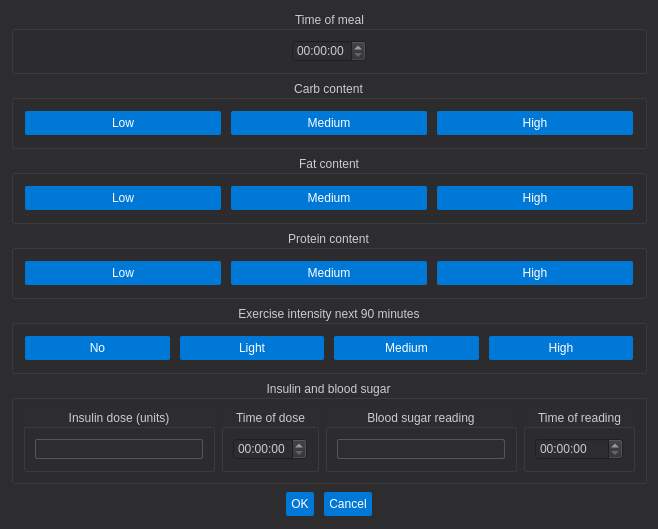
<?xml version="1.0" encoding="UTF-8"?>
<ui version="4.0">
 <class>daily_dialog</class>
 <widget class="QDialog" name="daily_dialog">
  <property name="geometry">
   <rect>
    <x>0</x>
    <y>0</y>
    <width>658</width>
    <height>517</height>
   </rect>
  </property>
  <property name="windowTitle">
   <string>Dialog</string>
  </property>
  <property name="layoutDirection">
   <enum>Qt::LeftToRight</enum>
  </property>
  <property name="styleSheet">
   <string notr="true">QWidget {
    background-color: #2D2D30;
    color: #CCCCCC;
}

QLabel, QCheckBox {
    color: #D0D0D0;
}

QPushButton {
    background-color: #0078D7; /* Adjust the color code to match the blue you desire */
    color: white;
    border: none;
    border-radius: 2px;
    padding: 5px;
    margin: 2px;
    text-align: center;
}

QPushButton:hover {
    background-color: #005FA3;
}

QPushButton:pressed {
    background-color: #003A70;
}

QPushButton:disabled {
    background-color: #004C99;
    color: #7F7F7F;
}

QLineEdit {
    background-color: #2D2D30;
    border: 1px solid #555;
    border-radius: 2px;
    color: #D0D0D0;
    padding: 1px;
}

QRadioButton::indicator {
    border: 1px solid #555;
    width: 14px;
    height: 14px;
    border-radius: 7px;
    background-color: #2D2D30;
}

QRadioButton::indicator:checked {
    background-color: #3A3A3C;
    border: 1px solid #3A3A3C;
}

QRadioButton {
    spacing: 5px;
}

QSlider::groove:horizontal {
    border: 1px solid #444;
    height: 8px;
    background: #2D2D30;
    margin: 2px 0;
}

QSlider::handle:horizontal {
    background: #3A3A3C;
    border: 1px solid #5C5C5C;
    width: 18px;
    margin: -2px 0;
    border-radius: 9px;
}

QSlider::add-page:horizontal {
    background: #555;
}

QSlider::sub-page:horizontal {
    background: #3A3A3C;
}
</string>
  </property>
  <layout class="QVBoxLayout" name="verticalLayout">
   <item>
    <widget class="QGroupBox" name="groupBox_time_of_meal">
     <property name="title">
      <string>Time of meal</string>
     </property>
     <property name="alignment">
      <set>Qt::AlignCenter</set>
     </property>
     <layout class="QGridLayout" name="gridLayout_5">
      <item row="0" column="1">
       <widget class="QTimeEdit" name="timeEdit_time_of_meal">
        <property name="calendarPopup">
         <bool>false</bool>
        </property>
        <property name="timeSpec">
         <enum>Qt::LocalTime</enum>
        </property>
       </widget>
      </item>
      <item row="0" column="0">
       <spacer name="horizontalSpacer">
        <property name="orientation">
         <enum>Qt::Horizontal</enum>
        </property>
        <property name="sizeHint" stdset="0">
         <size>
          <width>40</width>
          <height>20</height>
         </size>
        </property>
       </spacer>
      </item>
      <item row="0" column="2">
       <spacer name="horizontalSpacer_2">
        <property name="orientation">
         <enum>Qt::Horizontal</enum>
        </property>
        <property name="sizeHint" stdset="0">
         <size>
          <width>40</width>
          <height>20</height>
         </size>
        </property>
       </spacer>
      </item>
     </layout>
    </widget>
   </item>
   <item>
    <widget class="QGroupBox" name="groupBox">
     <property name="title">
      <string>Carb content</string>
     </property>
     <property name="alignment">
      <set>Qt::AlignCenter</set>
     </property>
     <layout class="QHBoxLayout" name="horizontalLayout">
      <item>
       <widget class="QPushButton" name="pb_carb_low">
        <property name="text">
         <string>Low</string>
        </property>
       </widget>
      </item>
      <item>
       <widget class="QPushButton" name="pb_carb_medium">
        <property name="text">
         <string>Medium</string>
        </property>
       </widget>
      </item>
      <item>
       <widget class="QPushButton" name="pb_carb_high">
        <property name="text">
         <string>High</string>
        </property>
       </widget>
      </item>
     </layout>
    </widget>
   </item>
   <item>
    <widget class="QGroupBox" name="groupBox_2">
     <property name="title">
      <string>Fat content</string>
     </property>
     <property name="alignment">
      <set>Qt::AlignCenter</set>
     </property>
     <layout class="QHBoxLayout" name="horizontalLayout_2">
      <item>
       <widget class="QPushButton" name="pb_fat_low">
        <property name="text">
         <string>Low</string>
        </property>
       </widget>
      </item>
      <item>
       <widget class="QPushButton" name="pb_fat_medium">
        <property name="text">
         <string>Medium</string>
        </property>
       </widget>
      </item>
      <item>
       <widget class="QPushButton" name="pb_fat_high">
        <property name="text">
         <string>High</string>
        </property>
       </widget>
      </item>
     </layout>
    </widget>
   </item>
   <item>
    <widget class="QGroupBox" name="groupBox_3">
     <property name="title">
      <string>Protein content</string>
     </property>
     <property name="alignment">
      <set>Qt::AlignCenter</set>
     </property>
     <layout class="QHBoxLayout" name="horizontalLayout_3">
      <item>
       <widget class="QPushButton" name="pb_protein_low">
        <property name="text">
         <string>Low</string>
        </property>
       </widget>
      </item>
      <item>
       <widget class="QPushButton" name="pb_protein_medium">
        <property name="text">
         <string>Medium</string>
        </property>
       </widget>
      </item>
      <item>
       <widget class="QPushButton" name="pb_protein_high">
        <property name="text">
         <string>High</string>
        </property>
       </widget>
      </item>
     </layout>
    </widget>
   </item>
   <item>
    <widget class="QGroupBox" name="groupBox_4">
     <property name="title">
      <string>Exercise intensity next 90 minutes</string>
     </property>
     <property name="alignment">
      <set>Qt::AlignCenter</set>
     </property>
     <layout class="QHBoxLayout" name="horizontalLayout_4">
      <item>
       <widget class="QPushButton" name="pb_exercise_no">
        <property name="text">
         <string>No</string>
        </property>
       </widget>
      </item>
      <item>
       <widget class="QPushButton" name="pb_exercise_light">
        <property name="text">
         <string>Light</string>
        </property>
       </widget>
      </item>
      <item>
       <widget class="QPushButton" name="pb_exercise_medium">
        <property name="text">
         <string>Medium</string>
        </property>
       </widget>
      </item>
      <item>
       <widget class="QPushButton" name="pb_exercise_high">
        <property name="text">
         <string>High</string>
        </property>
       </widget>
      </item>
     </layout>
    </widget>
   </item>
   <item>
    <widget class="QGroupBox" name="groupBox_5">
     <property name="title">
      <string>Insulin and blood sugar</string>
     </property>
     <property name="alignment">
      <set>Qt::AlignCenter</set>
     </property>
     <layout class="QHBoxLayout" name="horizontalLayout_5">
      <item>
       <widget class="QGroupBox" name="groupBox_6">
        <property name="title">
         <string>Insulin dose (units)</string>
        </property>
        <property name="alignment">
         <set>Qt::AlignCenter</set>
        </property>
        <layout class="QGridLayout" name="gridLayout">
         <item row="0" column="0">
          <widget class="QLineEdit" name="lineedit_insulin_dose"/>
         </item>
        </layout>
       </widget>
      </item>
      <item>
       <widget class="QGroupBox" name="groupBox_7">
        <property name="title">
         <string>Time of dose</string>
        </property>
        <property name="alignment">
         <set>Qt::AlignCenter</set>
        </property>
        <layout class="QGridLayout" name="gridLayout_2">
         <item row="0" column="0">
          <widget class="QTimeEdit" name="timeEdit_time_of_insulin">
           <property name="timeSpec">
            <enum>Qt::LocalTime</enum>
           </property>
          </widget>
         </item>
        </layout>
       </widget>
      </item>
      <item>
       <widget class="QGroupBox" name="groupBox_8">
        <property name="title">
         <string>Blood sugar reading</string>
        </property>
        <property name="alignment">
         <set>Qt::AlignCenter</set>
        </property>
        <layout class="QGridLayout" name="gridLayout_3">
         <item row="0" column="0">
          <widget class="QLineEdit" name="lineEdit_blood_sugar"/>
         </item>
        </layout>
       </widget>
      </item>
      <item>
       <widget class="QGroupBox" name="groupBox_9">
        <property name="title">
         <string>Time of reading</string>
        </property>
        <property name="alignment">
         <set>Qt::AlignCenter</set>
        </property>
        <layout class="QGridLayout" name="gridLayout_4">
         <item row="0" column="0">
          <widget class="QTimeEdit" name="timeEdit_blood_sugar">
           <property name="timeSpec">
            <enum>Qt::LocalTime</enum>
           </property>
          </widget>
         </item>
        </layout>
       </widget>
      </item>
     </layout>
    </widget>
   </item>
   <item>
    <widget class="QDialogButtonBox" name="ok_cancel_button_box">
     <property name="layoutDirection">
      <enum>Qt::LeftToRight</enum>
     </property>
     <property name="orientation">
      <enum>Qt::Horizontal</enum>
     </property>
     <property name="standardButtons">
      <set>QDialogButtonBox::Cancel|QDialogButtonBox::Ok</set>
     </property>
     <property name="centerButtons">
      <bool>true</bool>
     </property>
    </widget>
   </item>
  </layout>
 </widget>
 <resources/>
 <connections>
  <connection>
   <sender>ok_cancel_button_box</sender>
   <signal>accepted()</signal>
   <receiver>daily_dialog</receiver>
   <slot>accept()</slot>
   <hints>
    <hint type="sourcelabel">
     <x>248</x>
     <y>254</y>
    </hint>
    <hint type="destinationlabel">
     <x>157</x>
     <y>274</y>
    </hint>
   </hints>
  </connection>
  <connection>
   <sender>ok_cancel_button_box</sender>
   <signal>rejected()</signal>
   <receiver>daily_dialog</receiver>
   <slot>reject()</slot>
   <hints>
    <hint type="sourcelabel">
     <x>316</x>
     <y>260</y>
    </hint>
    <hint type="destinationlabel">
     <x>286</x>
     <y>274</y>
    </hint>
   </hints>
  </connection>
 </connections>
</ui>
